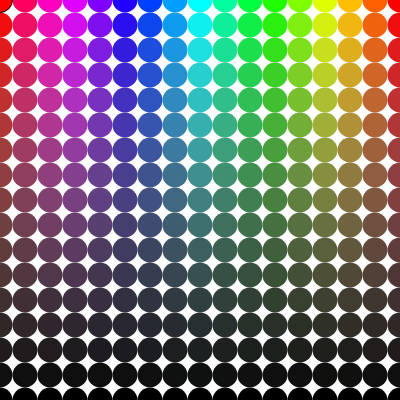
Frame 1 (no input)
Frame 60 (no input): identical to frame 1, image omitted
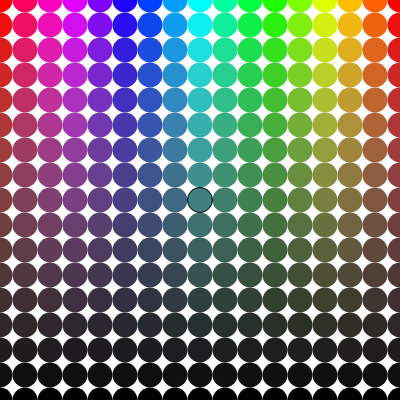
Frame 120 (the mouse pressed at the canvas centre since frame 60)

The p5.js sketch that drew these frames (run headless with seeded random() and noise() and a simulated clock; from frame 60 on, the mouse is pressed at the canvas centre):

// p5.js sketch
// ── sketch.js
function setup() {
  res = [400, 400]
  createCanvas(res[0], res[1])
  inc = 25
  ellipseMode(CENTER)
}

function draw() {
  background(255)
  for (x=0; x<=res[0]; x+=inc) {
    for (y=0;y<=res[1]; y+=inc) {
    xColor = (abs(res[0]-x)/res[0])
    yColor = (abs(res[1]-y)/res[1])
    cColor = HSVtoRGB(xColor, yColor, yColor)
    noStroke()
    fill(cColor.r, cColor.g, cColor.b)
    ellipse(x, y, inc, inc)    
    }
  }
  xColor = (abs(res[0]-mouseX)/res[0])
  yColor = (abs(res[1]-mouseY)/res[1])
  cColor = HSVtoRGB(xColor, yColor, yColor)
  stroke(0)
  fill(cColor.r, cColor.g, cColor.b)
  ellipse(mouseX, mouseY, inc, inc)
  
}

function HSVtoRGB(h, s, v) {
    var r, g, b, i, f, p, q, t;
    if (arguments.length === 1) {
        s = h.s, v = h.v, h = h.h;
    }
    i = Math.floor(h * 6);
    f = h * 6 - i;
    p = v * (1 - s);
    q = v * (1 - f * s);
    t = v * (1 - (1 - f) * s);
    switch (i % 6) {
        case 0: r = v, g = t, b = p; break;
        case 1: r = q, g = v, b = p; break;
        case 2: r = p, g = v, b = t; break;
        case 3: r = p, g = q, b = v; break;
        case 4: r = t, g = p, b = v; break;
        case 5: r = v, g = p, b = q; break;
    }
    return {
        r: Math.round(r * 255),
        g: Math.round(g * 255),
        b: Math.round(b * 255)
    };
}
